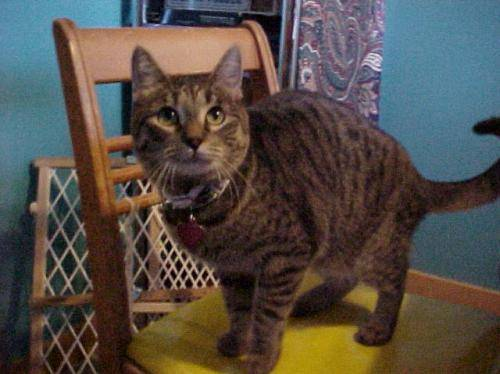
#> input picture mid/animal_dataset/cat/cats_00001.jpg, 500 x 374 px; its folder holds only this picture in this run
$ jupyter execute --allow-errors assignment-1.ipynb
#> lines starting #> are read from the running program, lines starting #| are printed output that depends on the picture
#> `img = Image.open(path).convert('L')`:
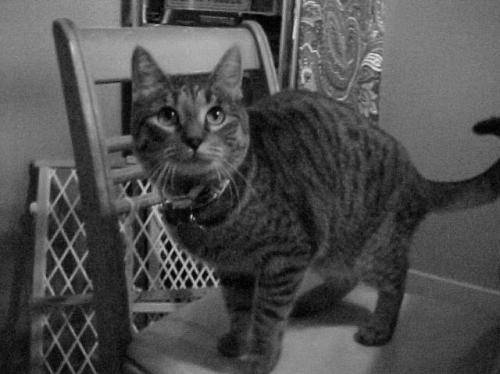
#> img: PIL image 500x374 L; min 0, max 230, mean 78
#> `img = img.resize((32, 32))`:
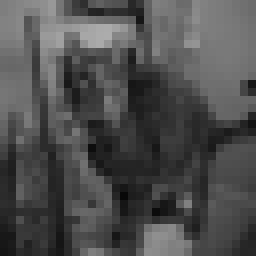
#> img: PIL image 32x32 L (shown 8 times larger); min 8, max 172, mean 78
#> `arr = np.array(img).flatten() / 255.0`: arr = 1024 values, max 0.675 at index 141, min 0.0314 at index 783, mean 0.306
#> pass 2 of the loop `for i, label in enumerate(classes):`:
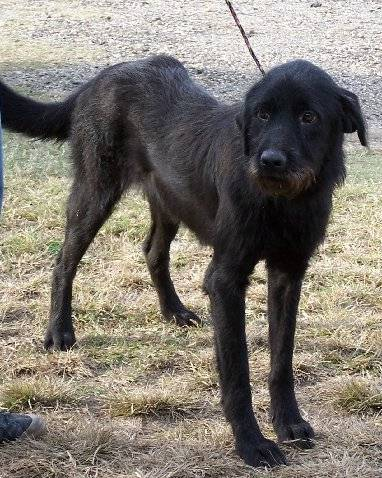
#> input picture mid/animal_dataset/dog/dogs_00001.jpg, 382 x 478 px
#> `img = Image.open(path).convert('L')`:
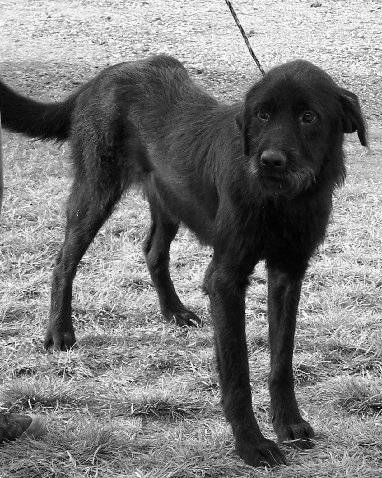
#> img: PIL image 382x478 L; min 0, max 255, mean 123.5
#> `img = img.resize((32, 32))`:
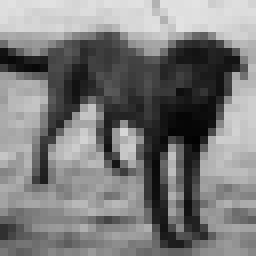
#> img: PIL image 32x32 L (shown 8 times larger); min 2, max 227, mean 123.6
#> arr = 1024 values, max 0.89 at index 24, min 0.00784 at index 568, mean 0.485
# Image Classification: Manhattan vs Euclidean Distance

[cell 1]
import numpy as np
import matplotlib.pyplot as plt
import os
from PIL import Image

# Settings
data_path = "animal_dataset"
classes = ['cat', 'dog', 'panda']
k_list = [1, 3, 5, 7, 9]
folds = 5

[cell 2]
data = []
labels = []

print("Loading images...")

#> (the rest of this cell did not finish here and is left out)
